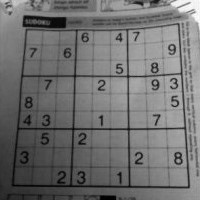
#> input picture images/input/dave.jpg, 200 x 200 px
$ python hough_transform.py
#> lines starting #> are read from the running program, lines starting #| are printed output that depends on the picture; after the words box and inside, x2 and y2 are one past the last pixel; in counts of white or black regions, pixels touching at a corner belong together
#!/usr/bin/env python3
# -*- coding: utf-8 -*-
"""
Created on Wed Apr 25 16:37:03 2018

@author: osboxes
"""

import cv2
import numpy as np

img = cv2.imread('images/input/dave.jpg')
#> img is the input picture: shape (200, 200, 3); min 0, max 255, mean 111.9
gray = cv2.cvtColor(img, cv2.COLOR_BGR2GRAY)
edges = cv2.Canny(gray, 50, 150, apertureSize = 3)
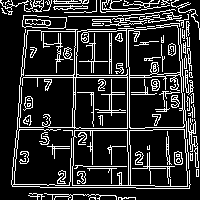
#> edges: shape (200, 200); 17.9% white in thin lines or dots

lines = cv2.HoughLines(edges, 1, np.pi/180,200)
#> lines = None
#> (the run stopped early here; a loop or call above may not have finished)

$ run again, with images/input/apple.jpg copied over images/input/dave.jpg
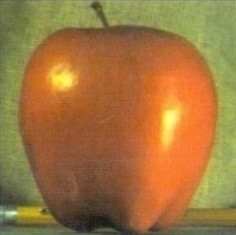
#> input picture images/input/apple.jpg, 236 x 235 px
#> img is the input picture: shape (235, 236, 3); mean B, G, R 63.1, 117.8, 160.1
#> `gray = cv2.cvtColor(img, cv2.COLOR_BGR2GRAY)`:
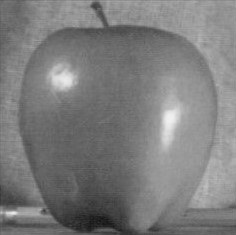
#> gray: shape (235, 236); min 19, max 240, mean 124.2
#> `edges = cv2.Canny(gray, 50, 150, apertureSize = 3)`:
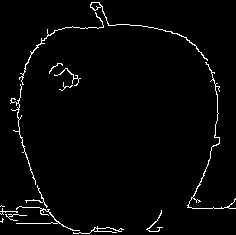
#> edges: shape (235, 236); 2.4% white in thin lines or dots
#> lines = None

$ run again, with images/input/bilateral.jpg copied over images/input/dave.jpg
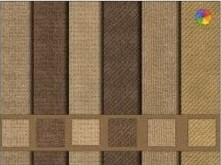
#> input picture images/input/bilateral.jpg, 221 x 165 px
#> img is the input picture: shape (165, 221, 3); mean B, G, R 79.8, 109.2, 134.2
#> `edges = cv2.Canny(gray, 50, 150, apertureSize = 3)`:
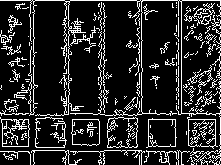
#> edges: shape (165, 221); 15.7% white in thin lines or dots
#> lines = [[0, 1.57]]
#> the loop `for rho, theta in lines[0]:` made 1 pass
#> after the loop `for rho, theta in lines[0]:`:
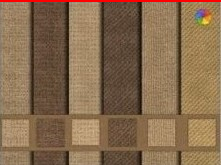
#> img: shape (165, 221, 3); 1.21% of pixels changed, all inside (x1, y1, x2, y2) = (0, 0, 221, 2)
